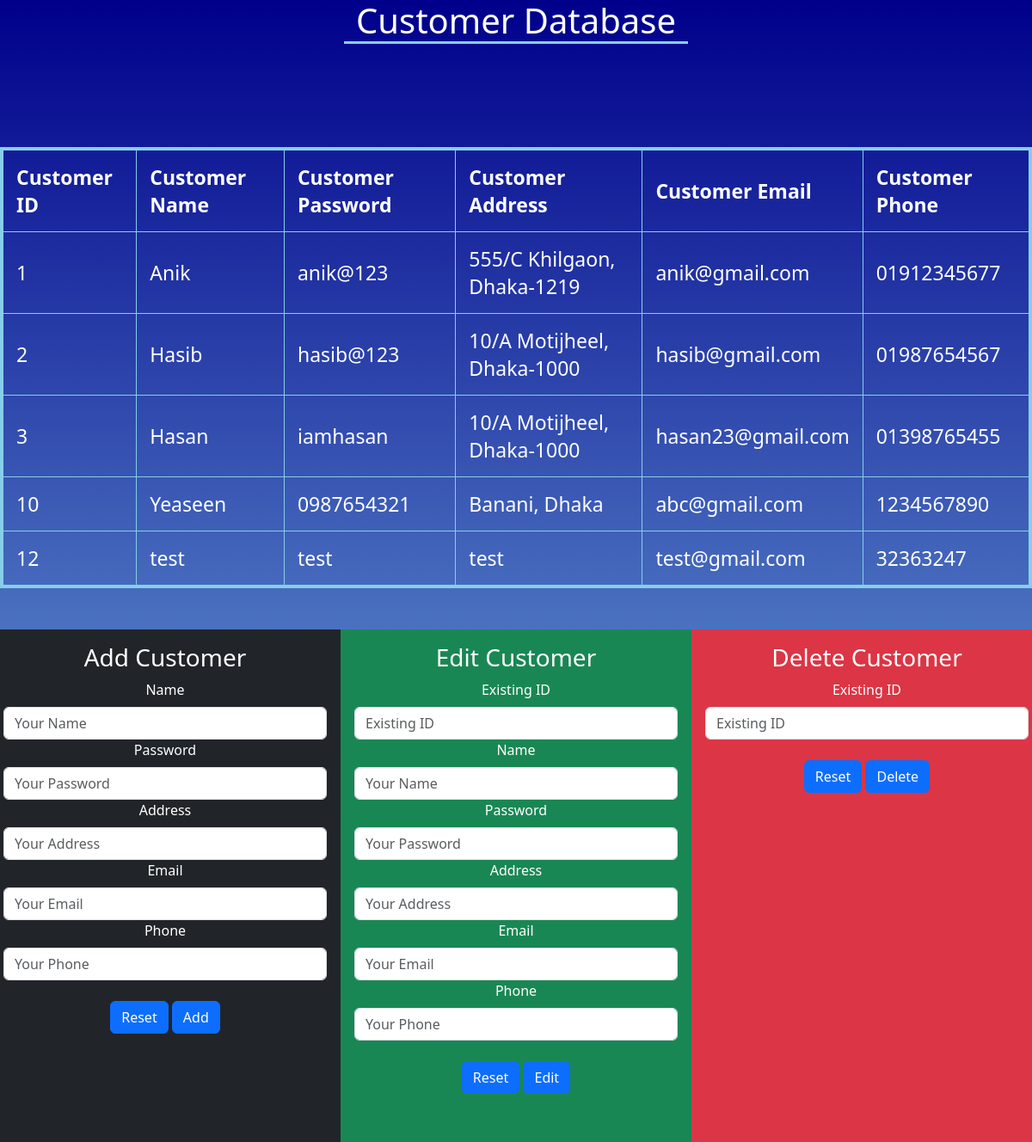
The app's page /MedicineMart/AdminLogin/AdminDash/ManageCustomer/managecustomer.php with its own data.
### tables this page shows
CREATE TABLE `customer` (
  `Cust_ID` int(20) NOT NULL,
  `Cust_Name` varchar(20) NOT NULL,
  `Cust_Pass` varchar(30) NOT NULL,
  `Cust_Address` varchar(50) NOT NULL,
  `Cust_Email` varchar(20) NOT NULL,
  `Cust_Phone` varchar(20) NOT NULL
);

### MedicineMart/AdminLogin/AdminDash/ManageCustomer/managecustomer.php (the view, shortened to what this page needs)
<?php
$servername = "localhost";
$username = "root";
$password = '';
$dbname = "medicinemart";
$conn = new mysqli($servername, $username, $password, $dbname);
$sql = "SELECT * FROM customer";
$result = $conn->query($sql);
if ($result->num_rows > 0) {
  echo '<body style="background-image:linear-gradient(darkblue, skyblue);color:white; text-align: center;">';
  echo '<h1 style="border-bottom: 3px skyblue solid; display: block; margin: 0 auto; width: 400px;">Customer Database</h1>';
  echo '<table style="border: 4px skyblue solid; padding: 10px; font-size:23px; margin: 0 auto;">';
  echo '<tr> <th style="border: 1px skyblue solid; padding: 15px;">Customer ID</th> <th style="border: 1px skyblue solid; padding: 15px;">Customer Name</th> <th style="border: 1px skyblue solid; padding: 15px;">Customer Password</th> <th style="border: 1px skyblue solid; padding: 15px;">Customer Address</th> <th style="border: 1px skyblue solid; padding: 15px;">Customer Email</th> <th style="border: 1px skyblue solid; padding: 15px;">Customer Phone</th> </tr>';
  while($row = $result->fetch_assoc()) {
    echo '<tr> <td style="border: 1px skyblue solid; padding: 15px;">' . $row["Cust_ID"]. "</td>" .'<td style="border: 1px skyblue solid; padding: 15px;">'. $row["Cust_Name"]. "</td>". '<td style="border: 1px skyblue solid; padding: 15px;">' . $row["Cust_Pass"]. "</td>". '<td style="border: 1px skyblue solid; padding: 15px;">' . $row["Cust_Address"]. "</td>" .'<td style="border: 1px skyblue solid; padding: 15px;">' . $row["Cust_Email"]. "</td>" .'<td style="border: 1px skyblue solid;padding: 15px;">' . $row["Cust_Phone"]. "</td>" . '</tr>'. "<br>";
  }
  echo "</table>";
  echo '</body>';
} else {
  echo "0 results";
}
?>
<!DOCTYPE html>
<html lang="en">
<head>
    <link rel="stylesheet" href="managecustomer.css">
    <link href="https://cdn.jsdelivr.net/npm/bootstrap@5.3.0-alpha1/dist/css/bootstrap.min.css" rel="stylesheet">
</head>
<body>
    <div class="row mt-5">
        <div class="col-lg-4 bg-dark p-3">
            <h3>Add Customer</h3>
            <form action="addcustomer.php" method="POST">
                    <div class="form-group adminl-form1">
                        <label for="" class="mb-2">Name</label>
                        <input required class="form-control input-sm" id="name" name="name" type="text" placeholder="Your Name">
                    </div>
                    <div class="form-group adminl-form2">
                        <label for="" class="mb-2">Password</label>
                        <input required class="form-control" id="pw" name="pw" type="password" placeholder="Your Password">
                    </div>
                    <div class="form-group adminl-form2">
                        <label for="" class="mb-2">Address</label>
                        <input required class="form-control" id="address" name="address" type="text" placeholder="Your Address">
                    </div>
                    <div class="form-group adminl-form2">
                        <label for="" class="mb-2">Email</label>
                        <input required class="form-control" id="email" name="email" type="email" placeholder="Your Email">
                    </div>
                    <div class="form-group adminl-form2">
                        <label for="" class="mb-2">Phone</label>
                        <input required class="form-control" id="phone" name="phone" type="text" placeholder="Your Phone">
                    </div>
                    <div class="text-center">
                        <input class="btn btn-primary mt-4" type="reset" value="Reset">
                        <input class="btn btn-primary mt-4" type="submit" value="Add">
                    </div>
                </form>
        </div>
        <div class="col-lg-4 bg-success p-3">
            <h3>Edit Customer</h3>
            <form action="editcustomer.php" method="POST">
                    <div class="form-group adminl-form1">
                        <label for="" class="mb-2">Existing ID</label>
                        <input required class="form-control input-sm" id="eid" name="eid" type="number" placeholder="Existing ID">
                    </div>
                    <div class="form-group adminl-form1">
                        <label for="" class="mb-2">Name</label>
                        <input required class="form-control input-sm" id="name" name="name" type="text" placeholder="Your Name">
                    </div>
                    <div class="form-group adminl-form2">
                        <label for="" class="mb-2">Password</label>
                        <input required class="form-control" id="pw" name="pw" type="password" placeholder="Your Password">
                    </div>
                    <div class="form-group adminl-form2">
                        <label for="" class="mb-2">Address</label>
                        <input required class="form-control" id="address" name="address" type="text" placeholder="Your Address">
                    </div>
                    <div class="form-group adminl-form2">
                        <label for="" class="mb-2">Email</label>
                        <input required class="form-control" id="email" name="email" type="email" placeholder="Your Email">
                    </div>
                    <div class="form-group adminl-form2">
                        <label for="" class="mb-2">Phone</label>
                        <input required class="form-control" id="phone" name="phone" type="text" placeholder="Your Phone">
                    </div>
                    <div class="text-center">
                        <input class="btn btn-primary mt-4" type="reset" value="Reset">
                        <input class="btn btn-primary mt-4" type="submit" value="Edit">
                    </div>
                </form>
        </div>
        <div class="col-lg-4 bg-danger p-3">
            <h3>Delete Customer</h3>
            <form action="deletecustomer.php" method="POST">
                    <div class="form-group adminl-form1">
                        <label for="" class="mb-2">Existing ID</label>
                        <input required class="form-control input-sm" id="eid" name="eid" type="number" placeholder="Existing ID">
                    </div>
                    <div class="text-center">
                        <input class="btn btn-primary mt-4" type="reset" value="Reset">
                        <input class="btn btn-primary mt-4" type="submit" value="Delete">
                    </div>
                </form>
        </div>
    </div>
</body>
</html>

### records on screen
customer: Cust_ID "1", Cust_Name "Anik", Cust_Pass "anik@123", Cust_Address "555/C Khilgaon, Dhaka-1219", Cust_Email "anik@gmail.com", Cust_Phone "01912345677"
customer: Cust_ID "2", Cust_Name "Hasib", Cust_Pass "hasib@123", Cust_Address "10/A Motijheel, Dhaka-1000", Cust_Email "hasib@gmail.com", Cust_Phone "01987654567"
customer: Cust_ID "3", Cust_Name "Hasan", Cust_Pass "iamhasan", Cust_Address "10/A Motijheel, Dhaka-1000", Cust_Email "hasan23@gmail.com", Cust_Phone "01398765455"
customer: Cust_ID "10", Cust_Name "Yeaseen", Cust_Pass "0987654321", Cust_Address "Banani, Dhaka", Cust_Email "abc@gmail.com", Cust_Phone "1234567890"
customer: Cust_ID "12", Cust_Name "test", Cust_Pass "test", Cust_Address "test", Cust_Email "test@gmail.com", Cust_Phone "32363247"
